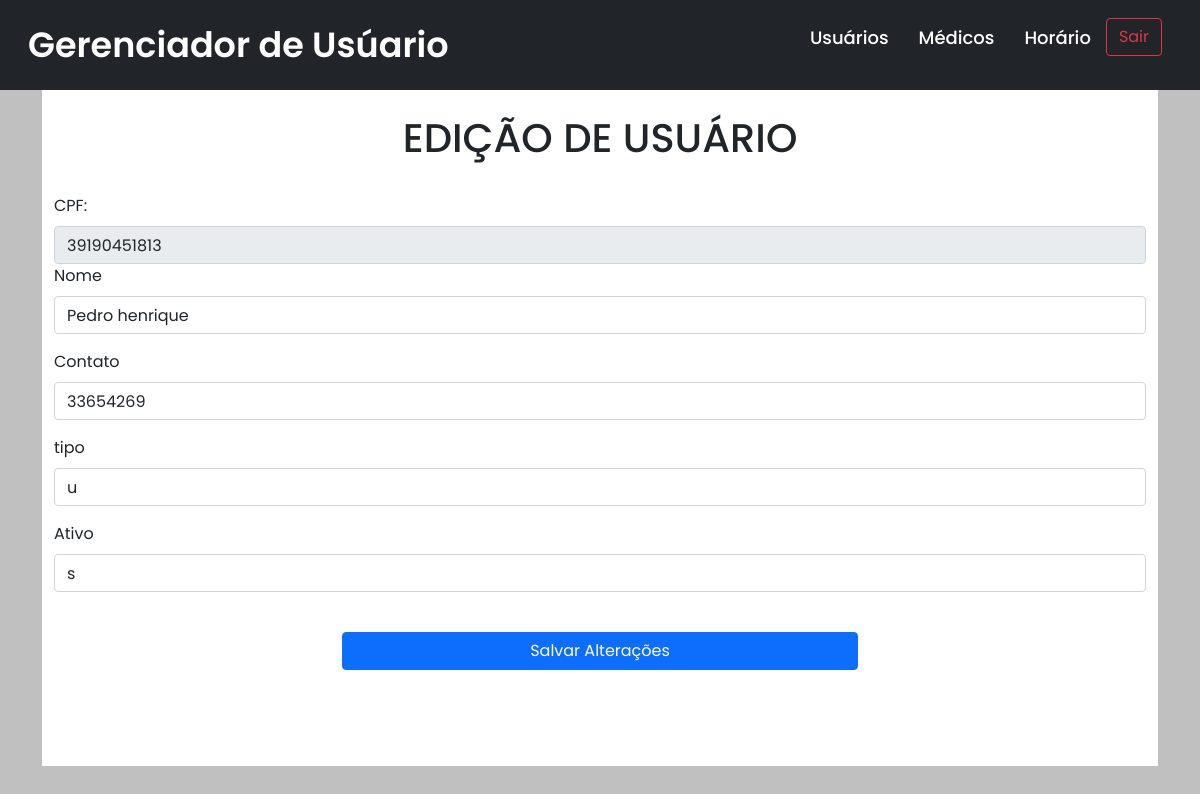
The page /usuario/telaeditar_adm.php?cpf=39190451813 on the database its author committed.
### tables this page shows
CREATE TABLE `tbusuarios` (
  `cpf` varchar(15) NOT NULL,
  `nome` varchar(150) NOT NULL,
  `contato` varchar(20) NOT NULL,
  `senha` varchar(255) NOT NULL,
  `tipo` char(1) DEFAULT NULL,
  `ativo` char(1) DEFAULT NULL
);

### usuario/telaeditar_adm.php (the view, shortened to what this page needs)
<!DOCTYPE html>
<html lang="pt-br">
<head>
    <link rel="stylesheet" href="https://stackpath.bootstrapcdn.com/bootstrap/4.1.3/css/bootstrap.min.css">
    <link rel="stylesheet" href="https://maxcdn.bootstrapcdn.com/font-awesome/4.7.0/css/font-awesome.min.css">
    <link rel="stylesheet" href="https://cdn.jsdelivr.net/npm/bootstrap-icons@1.11.0/font/bootstrap-icons.css">
    <link rel="stylesheet" href="./css/estilo.css">
    <link rel="stylesheet" href="../css/styleHome.css">
    <link href="https://cdn.jsdelivr.net/npm/bootstrap@5.0.2/dist/css/bootstrap.min.css" rel="stylesheet">
</head>
<body style = "background-color: #C0C0C0;">
    <nav class="navbar navbar-dark bg-dark">
        <div class="container-fluid">
            <div class="logo">
                <a href="home.html">Gerenciador de Usúario</a>
            </div>
            <ul class="menu-desktop">
                <li> <a href="../usuario/tela_adm_usu.php">Usuários</a> </li>
                <li> <a href="../medico/tela_adm_med.php">Médicos</a> </li>
                <li> <a href="../usuario/horarios.php">Horário</a> </li>
                <li> <a class="btn btn-outline-danger" href="../usuario/logout.php">Sair</a> </li>
            </ul>
        </div>
    </nav>
        <?php
            include_once("conexao.php");
            $cpf = $_GET['cpf'];
            $stmt = "select * from tbusuarios where cpf = $cpf;";
            $result = mysqli_query($conn,$stmt);
            $usuario = mysqli_fetch_assoc($result);
        ?>
<div class="container">
    <div style="background-color:#FFF; padding-bottom:80px; ">
        <div class="container" >
            <div class="login">
                <br>
                <div class="container text-center">
                <h1>EDIÇÃO DE USUÁRIO</H1>
                </div>
                <br>
                <form method="get" action="editar_adm.php">
                <div class="form-group">
                    <div>
                        <label for="cpf">CPF:</label>
                        <input id="cpf" name="cpf" type="text" required="required" class="form-control" readonly
                        value="<?php echo $cpf ?>">
                    </div>
                    <div class="form-group">
                        <label for="nome">Nome</label>
                        <input id="nome" name="nome" placeholder="Informe o nome do usuário!!" type="text" required="required" class="form-control"
                        value="<?php echo $usuario['nome']; ?>">
                    </div>
                    <div class="form-group">
                        <label for="contato">Contato</label>
                        <input id="contato" name="contato" placeholder="Informe o contato do usuário!!" type="text" required="required" class="form-control"
                        value="<?php echo $usuario['contato']; ?>">
                    </div>
                    <div class="form-group">
                        <label for="tipo">tipo</label>
                        <input id="tipo" name="tipo" placeholder="Informe o tipo de usuário!!" type="text" required="required" class="form-control"
                        value="<?php echo $usuario['tipo']; ?>">
                    </div>
                    <div class="form-group">
                        <label for="ativo">Ativo</label>
                        <input id="ativo" name="ativo" placeholder="Informe se o usuário é ativo ou inativo!!" type="text" required="required" class="form-control"
                        value="<?php echo $usuario['ativo']; ?>">
                    </div>
                    <br>
                    <div class="d-grid gap-2 col-6 mx-auto">
                    <button name="submit" type="submit" class="btn btn-primary">Salvar Alterações</button>
                    </div>
                </form>
            </div>
        </div>
    </div>
</div>
</body>
</html>

### css/estilo.css (style rules this page uses)
.login { margin: 0 auto !important; float: none !important; }

### css/styleHome.css (style rules this page uses)
* { margin: 0; padding: 0; box-sizing: border-box; font-family: 'Poppins', sans-serif; }
nav { background-color: #18929d; padding: 10px 60px; display: flex; justify-content: space-between; align-items: center; }
nav .logo a { text-decoration: none; color: #fff; font-size: 35px; font-weight: 600; }
nav ul { display: flex; align-items: center; list-style: none; padding: 10px; }
nav li a { text-decoration: none; color: #fff; font-size: 18px; font-weight: 500; padding: 8px 15px; border-radius: 5px; transition: 0.3s; }

### rows shown on the page
tbusuarios: nome "Pedro henrique", contato "33654269", tipo "u", ativo "s"
